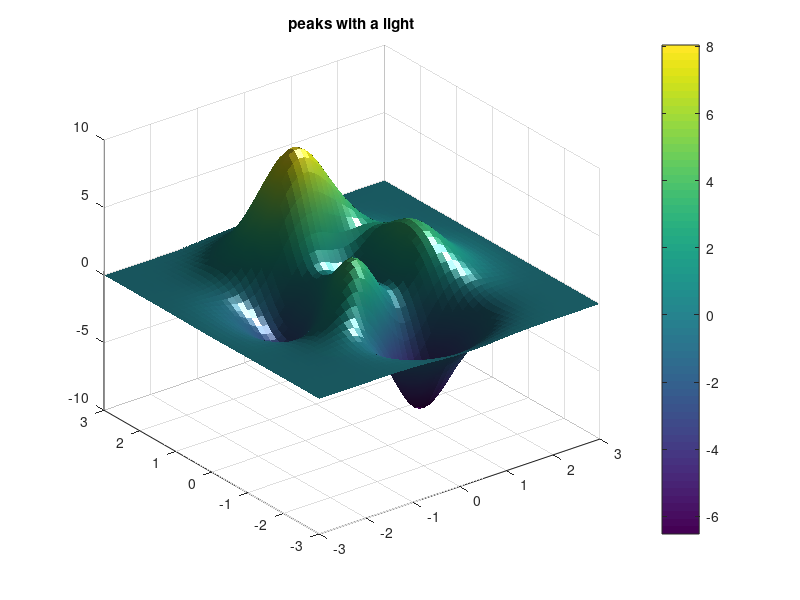

This figure's MATLAB source: (Note: this script raises an error after producing the figure.)
%% Graphics in MatLivre
% Figures are drawn inline, right below the code that makes them. Run everything with F5.

%% A lit surface
[X, Y] = meshgrid(linspace(-3, 3, 50));
Z = peaks(X, Y);
surf(X, Y, Z)
shading interp
camlight
title('peaks with a light')
colorbar

%% Several charts in a tiled layout
t = tiledlayout(2, 2);
title(t, 'Tiled layout')
nexttile
contourf(peaks(60), 10)
title('contourf')
nexttile
histogram(randn(1, 3000), 30)
title('histogram')
nexttile
pie([35 25 20 15 5])
title('pie')
nexttile
x = linspace(0, 4*pi, 300);
plot(x, sin(x), x, cos(x), 'LineWidth', 1.5)
legend('sin', 'cos')
grid on
title('lines')
